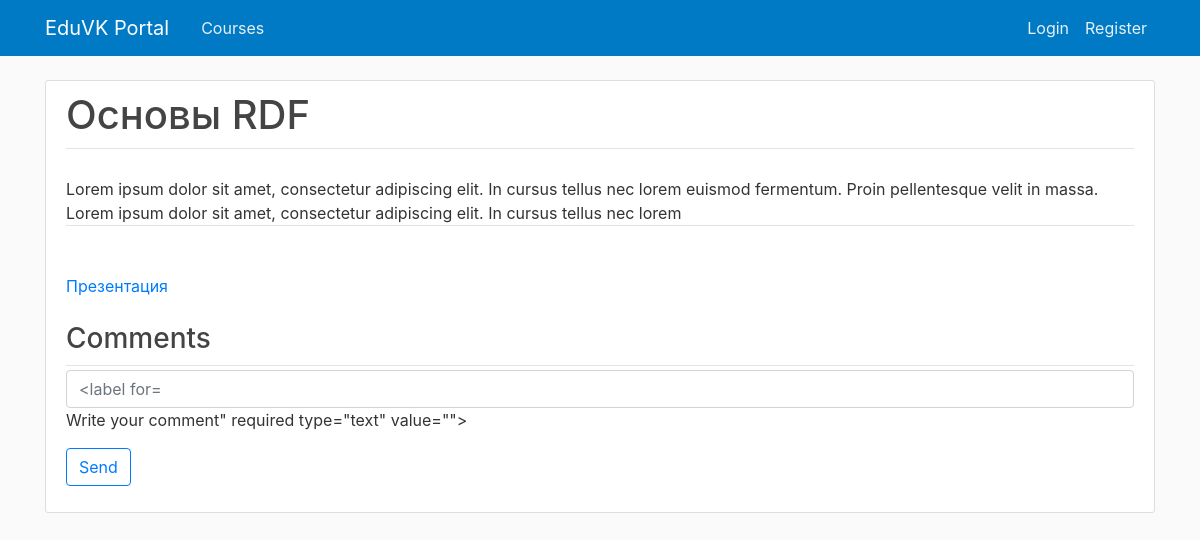
Page /course/1/lecture/2 on the committed database.
### app/models.py (models this page shows, shortened)
class Lecture(db.Model):
    __tablename__ = 'lecture'
    id = db.Column(db.Integer, primary_key=True)
    name = db.Column(db.String(120), nullable=False)
    description = db.Column(db.String(500), nullable=True)
    rating = db.Column(db.Float, default=0)
    votes = db.Column(db.Integer, default=0)
    course_id = db.Column(db.Integer, db.ForeignKey('course.id'), nullable=False)
    paragraphs = db.relationship('Paragraph', backref='lecture', lazy='select')

class Paragraph(db.Model):
    __tablename__ = 'paragraph'
    id = db.Column(db.Integer, primary_key=True)
    name = db.Column(db.String(120), nullable=False)
    content = db.Column(db.String(12), nullable=True)
    lecture_id = db.Column(db.Integer, db.ForeignKey('lecture.id'), nullable=False)
    posts = db.relationship('Post')

### app/lectures/views.py (the view)
@lectures.route("/course/<int:course_id>/lecture/<int:lecture_id>", methods=['GET', 'POST'])
def get_lecture(course_id, lecture_id):
    post_form = NewPostForm()
    course = Course.query.get_or_404(course_id)
    lecture = course.lectures[lecture_id-1]
    return render_template('lecture.html', lecture=lecture, post_form=post_form)

### app/posts/forms.py
class NewPostForm(FlaskForm):
    content = StringField('Write your comment',
                       validators=[DataRequired(), Length(min=10, max=120)])
    submit = SubmitField('Send')

### app/templates/lecture.html (shortened to what this page needs)
{% extends "layout.html" %}
{% block content %}
  <article class="content-section">
    <div class="article-metadata">
      <h1>{{ lecture.name }}</h1>
    </div>
    <div class="article-content border-bottom">
      {{ lecture.description }}
    </div>
    <div class="article-content">
      {% for paragraph in lecture.paragraphs %}
        <a href="{{ url_for('paragraphs.download_file', file_path=paragraph.content) }}">{{ paragraph.name }}</a>
      {% endfor %}
    </div>
    <div class="article-metadata">
      <h3>Comments</h3>
    </div>
    <div class="">
      <form method="POST" action="">
        <div class="form-group">
            {% if post_form.content.errors %}
                {{ form.content(class="form-control is-invalid") }}
                <div class="invalid-feedback">
                    {% for error in post_form.content.errors %}
                        <span>{{ error }}</span>
                    {% endfor %}
                </div>
            {% else %}
                {{ post_form.content(class="form-control", placeholder=post_form.content.label()) }}
            {% endif %}
        </div>
        <div class="form-group">
            {{ post_form.submit(class="btn btn-outline-primary") }}
        </div>
      </form>
    </div>
  </article>
{% endblock content %}

### app/static/main.css (style rules this page uses)
body { background: #fafafa; color: #333333; margin-top: 5rem; }
h1, h2, h3, h4, h5, h6 { color: #444444; }
.content-section { background: #ffffff; padding: 10px 20px; border: 1px solid #dddddd; border-radius: 3px; margin-bottom: 20px; }
.article-content { white-space: pre-line; }
.article-metadata { padding-bottom: 1px; margin-bottom: 4px; border-bottom: 1px solid #e3e3e3 }

### rows in the picture
Lecture: name "Основы RDF", description "Lorem ipsum dolor sit amet, consectetur adipiscing elit. In cursus tellus nec lorem euismod fermentum. Proin pellentesque velit in massa. Lorem ipsum dolor sit amet, consectetur adipiscing elit. In cursus tellus nec lorem"
Paragraph: name "Презентация"
